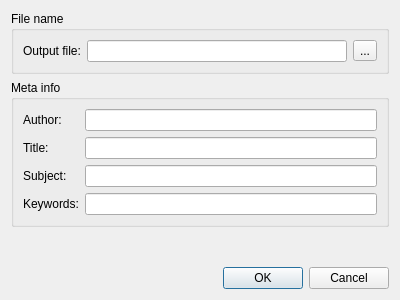
<?xml version="1.0" encoding="UTF-8"?>
<ui version="4.0">
 <class>ExportToPdf</class>
 <widget class="QDialog" name="ExportToPdf">
  <property name="geometry">
   <rect>
    <x>0</x>
    <y>0</y>
    <width>400</width>
    <height>300</height>
   </rect>
  </property>
  <property name="windowTitle">
   <string>Print to PDF</string>
  </property>
  <layout class="QVBoxLayout" name="verticalLayout">
   <item>
    <widget class="QGroupBox" name="fileNameBox">
     <property name="title">
      <string>File name</string>
     </property>
     <layout class="QHBoxLayout" name="horizontalLayout">
      <item>
       <widget class="QLabel" name="foutFleLabel">
        <property name="text">
         <string>Output file:</string>
        </property>
       </widget>
      </item>
      <item>
       <widget class="QLineEdit" name="outFileEdit"/>
      </item>
      <item>
       <widget class="QToolButton" name="outFileSelectBtn">
        <property name="text">
         <string>...</string>
        </property>
       </widget>
      </item>
     </layout>
    </widget>
   </item>
   <item>
    <widget class="QGroupBox" name="metaInfoBox">
     <property name="title">
      <string>Meta info</string>
     </property>
     <layout class="QFormLayout" name="formLayout">
      <item row="0" column="0">
       <widget class="QLabel" name="authorLabel">
        <property name="text">
         <string>Author:</string>
        </property>
        <property name="buddy">
         <cstring>authorEdit</cstring>
        </property>
       </widget>
      </item>
      <item row="0" column="1">
       <widget class="QLineEdit" name="authorEdit">
        <property name="toolTip">
         <string> The name of the person who created the document.</string>
        </property>
       </widget>
      </item>
      <item row="1" column="0">
       <widget class="QLabel" name="titleLabel">
        <property name="text">
         <string>Title:</string>
        </property>
        <property name="buddy">
         <cstring>titleEdit</cstring>
        </property>
       </widget>
      </item>
      <item row="1" column="1">
       <widget class="QLineEdit" name="titleEdit">
        <property name="toolTip">
         <string> The document’s title.</string>
        </property>
       </widget>
      </item>
      <item row="2" column="0">
       <widget class="QLabel" name="subjectLabel">
        <property name="text">
         <string>Subject:</string>
        </property>
        <property name="buddy">
         <cstring>titleEdit</cstring>
        </property>
       </widget>
      </item>
      <item row="2" column="1">
       <widget class="QLineEdit" name="subjectEdit">
        <property name="toolTip">
         <string> The subject of the document.</string>
        </property>
       </widget>
      </item>
      <item row="3" column="0">
       <widget class="QLabel" name="keywordsLabel">
        <property name="toolTip">
         <string> Keywords associated with the document.</string>
        </property>
        <property name="text">
         <string>Keywords:</string>
        </property>
        <property name="buddy">
         <cstring>titleEdit</cstring>
        </property>
       </widget>
      </item>
      <item row="3" column="1">
       <widget class="QLineEdit" name="keywordsEdit">
        <property name="toolTip">
         <string> Keywords associated with the document.</string>
        </property>
       </widget>
      </item>
     </layout>
    </widget>
   </item>
   <item>
    <spacer name="verticalSpacer">
     <property name="orientation">
      <enum>Qt::Vertical</enum>
     </property>
     <property name="sizeHint" stdset="0">
      <size>
       <width>20</width>
       <height>40</height>
      </size>
     </property>
    </spacer>
   </item>
   <item>
    <widget class="QDialogButtonBox" name="buttonBox">
     <property name="orientation">
      <enum>Qt::Horizontal</enum>
     </property>
     <property name="standardButtons">
      <set>QDialogButtonBox::Cancel|QDialogButtonBox::Ok</set>
     </property>
    </widget>
   </item>
  </layout>
 </widget>
 <tabstops>
  <tabstop>outFileEdit</tabstop>
  <tabstop>outFileSelectBtn</tabstop>
  <tabstop>authorEdit</tabstop>
  <tabstop>titleEdit</tabstop>
  <tabstop>subjectEdit</tabstop>
  <tabstop>keywordsEdit</tabstop>
  <tabstop>buttonBox</tabstop>
 </tabstops>
 <resources/>
 <connections>
  <connection>
   <sender>buttonBox</sender>
   <signal>accepted()</signal>
   <receiver>ExportToPdf</receiver>
   <slot>accept()</slot>
   <hints>
    <hint type="sourcelabel">
     <x>248</x>
     <y>254</y>
    </hint>
    <hint type="destinationlabel">
     <x>157</x>
     <y>274</y>
    </hint>
   </hints>
  </connection>
  <connection>
   <sender>buttonBox</sender>
   <signal>rejected()</signal>
   <receiver>ExportToPdf</receiver>
   <slot>reject()</slot>
   <hints>
    <hint type="sourcelabel">
     <x>316</x>
     <y>260</y>
    </hint>
    <hint type="destinationlabel">
     <x>286</x>
     <y>274</y>
    </hint>
   </hints>
  </connection>
 </connections>
</ui>
